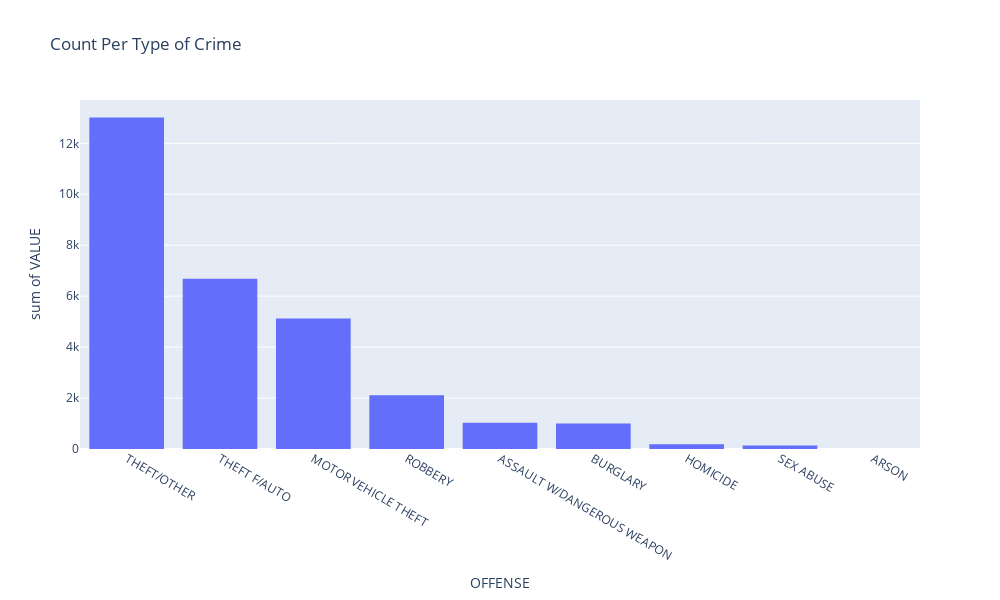

The notebook cell this image was saved under:
### Code cell
import pandas as pd
import plotly.express as px

crimes = pd.read_csv('crime_counts.csv', sep=',')
fig = px.histogram(crimes, 
                   x='OFFENSE', 
                   y='VALUE',
                   nbins=24, 
                   width=1000, 
                   height=600,
                   title="Count Per Type of Crime"
                   )
fig.show()

### Figure 1 — Plotly figure (JSON) as saved in the notebook; plotly's stock layout.template omitted (floating-point values rounded to 4 significant figures)
{"data": [{"alignmentgroup": "True", "bingroup": "x", "histfunc": "sum", "hovertemplate": "OFFENSE=%{x}<br>sum of VALUE=%{y}<extra></extra>", "legendgroup": "", "marker": {"color": "#636efa", "pattern": {"shape": ""}}, "name": "", "nbinsx": 24, "offsetgroup": "", "orientation": "v", "showlegend": false, "type": "histogram", "x": ["THEFT/OTHER", "THEFT F/AUTO", "MOTOR VEHICLE THEFT", "ROBBERY", "ASSAULT W/DANGEROUS WEAPON", "BURGLARY", "HOMICIDE", "SEX ABUSE", "ARSON"], "xaxis": "x", "y": [13015, 6680, 5127, 2109, 1026, 1004, 187, 142, 4], "yaxis": "y"}], "layout": {"barmode": "relative", "height": 600, "legend": {"tracegroupgap": 0}, "title": {"text": "Count Per Type of Crime"}, "width": 1000, "xaxis": {"anchor": "y", "domain": [0, 1], "title": {"text": "OFFENSE"}}, "yaxis": {"anchor": "x", "domain": [0, 1], "title": {"text": "sum of VALUE"}}}}
